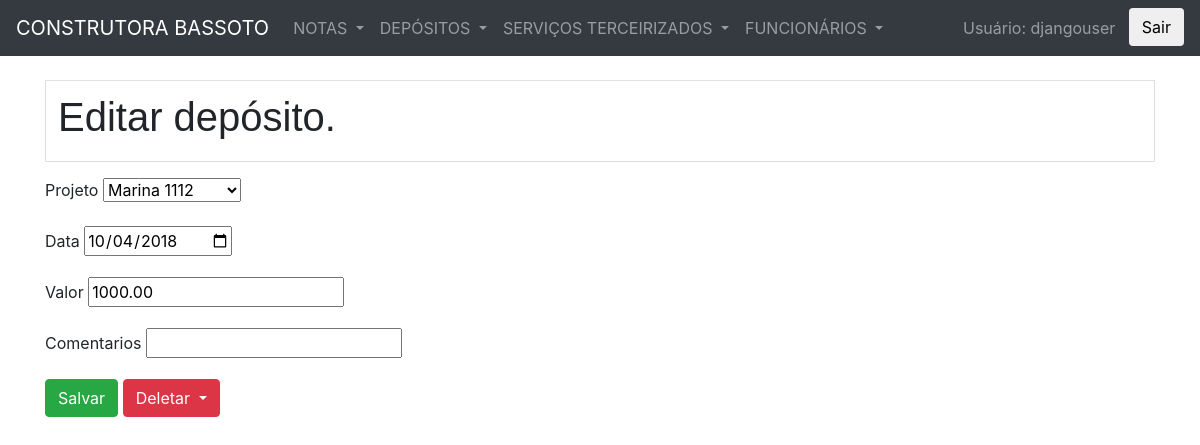
Screenshot of /2/deposito/edit/ (signed in) with the database file from the repository.
### notas/models.py (models this page shows, shortened)
class Deposito(models.Model):
	data = models.DateField()
	valor = models.DecimalField(
		max_digits=10,
		decimal_places=2
		)
	comentarios = models.CharField(
		max_length=70,
		blank=True,
		help_text="Informações relacionadas com o depósito(opcional)."
		)
	projeto = models.ForeignKey(
		'Projeto',
		on_delete=models.SET_NULL,
		null=True)
	class Meta:
		ordering = ["-id"]

### notas/views.py (the view)
# urls.py: path('<int:pk>/deposito/edit/', views.deposito_edit, name='deposito_edit'),
@login_required
def deposito_edit(request, pk):
    deposito = get_object_or_404(Deposito, pk=pk)
    if request.method == "POST":
        form = DepositoForm(request.POST, request.FILES, instance=deposito)
        if form.is_valid():
            form.save()
            next = request.POST.get('next', '/')
            return HttpResponseRedirect(next)
    else:
        form = DepositoForm(instance=deposito)
        pk = pk
        context = {'form': form,
                    'pk': pk}
    return render(request, 'depositos/deposito_edit.html', context)

### notas/forms.py
class DepositoForm(forms.ModelForm):
    class Meta:
        model = Deposito
        fields = ['projeto', 'data', 'valor', 'comentarios']

### notas/models.py (called while the page is built)
	def __str__(self):
		return self.nome

### Z_construtoraBassotoFiles/notas/templates/depositos/deposito_edit.html (shortened to what this page needs)
{% extends "notas/base.html" %}
{% block content %}
	<table class="table" border="0">
		<tr>
			<td>
				<h1>Editar depósito.</h1>
			</td>
		</tr>
	</table>
	<form method="post" enctype="multipart/form-data'">
		<p>
		<label>{{ form.projeto.label }}</label>
		{{ form.projeto }}
		</p>
		<p>
		<label>{{ form.data.label }}</label>
		<input type=date name=data value="{{ form.data.value|date:"Y-m-d" }}">
		</p>
		<p>
		<label>{{ form.valor.label }}</label>
		{{ form.valor }}
		</p>
		<p>
		<label>{{ form.comentarios.label }}</label>
		{{ form.comentarios }}
		</p>
		<button type="submit" class="btn btn-success">Salvar</button>
		<div class="btn-group">
		<button type="button" class="btn btn-danger dropdown-toggle" data-toggle="dropdown" aria-haspopup="true" aria-expanded="false">
   		 Deletar
		</button>
		</div>
	</form>
{% endblock %}

### Z_construtoraBassotoFiles/notas/templates/notas/base.html (shortened to what this page needs)
{% load static %}
<!doctype html>
<html>
	<head>
    <link rel="stylesheet" href="https://stackpath.bootstrapcdn.com/bootstrap/4.1.0/css/bootstrap.min.css">
  <link rel="stylesheet" href="https://use.fontawesome.com/releases/v5.0.13/css/all.css">
	</head>
	<body>
<nav class="navbar navbar-expand-sm bg-dark navbar-dark">
  </button> <a class="navbar-brand" href="{% url 'notas:nota_list' %}">CONSTRUTORA BASSOTO</a>
  <div class="collapse navbar-collapse" id="collapsibleNavbar">
  <ul class="navbar-nav">
    <li class="nav-item dropdown">
      <a class="nav-link dropdown-toggle" href="#" id="navbardrop" data-toggle="dropdown">
        NOTAS
      </a>
    </li>
    <li class="nav-item dropdown">
      <a class="nav-link dropdown-toggle" href="#" id="navbardrop" data-toggle="dropdown">
        DEPÓSITOS
      </a>
    </li>
    <li class="nav-item dropdown">
      <a class="nav-link dropdown-toggle" href="#" id="navbardrop" data-toggle="dropdown">
        SERVIÇOS TERCEIRIZADOS
      </a>
    </li>
    <li class="nav-item dropdown">
      <a class="nav-link dropdown-toggle" href="#" id="navbardrop" data-toggle="dropdown">
        FUNCIONÁRIOS
      </a>
  </ul>
      <li class="navbar-nav ml-auto">
        {% if user.is_authenticated %}
          <div class="navbar-text">Usuário: {{ user.get_username }}&nbsp;&nbsp;&nbsp;</div>
            <form action="{% url 'logout'%}?next={{request.path}}" method="get">
              <button type="submit" class="btn btn-default navbar-btn" >Sair</button>
            </form>
        {% else %}
            <form action="{% url 'login'%}?next={{request.path}}" method="get">
              <button type="submit" class="btn btn-default navbar-btn" >Sair</button>
            </form>
        {% endif %}
    </li>
  </div>
</nav>
<br>
		<div class="container">
			<main>
				{% block content %}
        {% endblock %}
			</main>
		</div>
 	</body>
</html>

### Z_construtoraBassotoFiles/notas/templates/notas/base.html (style rules this page uses)
table { font-family: arial, sans-serif; border-collapse: collapse; width: 100%; }
td, th { border: 1px solid #dddddd; text-align: left; padding: 8px; }

### rows the page displays
Deposito: projeto "Marina 1112", data "10/04/2018", valor "1000.00"

### other values shown
{{ user.get_username }} "djangouser"
